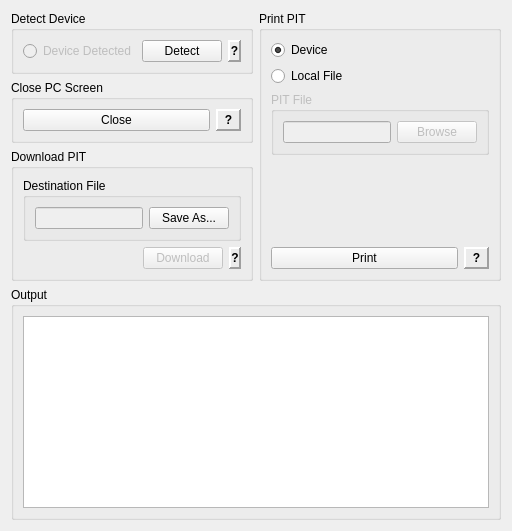
    <widget class="QWidget" name="tab">
     <attribute name="title">
      <string>Utilities</string>
     </attribute>
     <layout class="QVBoxLayout" name="utilitiesMainLayout">
      <item>
       <layout class="QHBoxLayout" name="utilitiesTopLayout">
        <item>
         <layout class="QVBoxLayout" name="utilitiesLeftLayout">
          <item>
           <widget class="QGroupBox" name="detectDeviceGroup">
            <property name="title">
             <string>Detect Device</string>
            </property>
            <layout class="QHBoxLayout" name="detectDeviceLayout">
             <item>
              <widget class="QRadioButton" name="deviceDetectedRadioButton">
               <property name="enabled">
                <bool>false</bool>
               </property>
               <property name="text">
                <string>Device Detected</string>
               </property>
               <property name="checkable">
                <bool>true</bool>
               </property>
              </widget>
             </item>
             <item>
              <widget class="QPushButton" name="detectDeviceButton">
               <property name="focusPolicy">
                <enum>Qt::NoFocus</enum>
               </property>
               <property name="toolTip">
                <string/>
               </property>
               <property name="text">
                <string>Detect</string>
               </property>
               <property name="maximumWidth">
                <number>80</number>
               </property>
              </widget>
             </item>
             <item>
              <widget class="QLabel" name="detectDeviceTipLabel">
               <property name="enabled">
                <bool>true</bool>
               </property>
               <property name="font">
                <font>
                 <weight>75</weight>
                 <bold>true</bold>
                </font>
               </property>
               <property name="toolTip">
                <string notr="true">Detect whether or not a device is connected in download mode.</string>
               </property>
               <property name="statusTip">
                <string notr="true"/>
               </property>
               <property name="whatsThis">
                <string notr="true"/>
               </property>
               <property name="frameShape">
                <enum>QFrame::Panel</enum>
               </property>
               <property name="frameShadow">
                <enum>QFrame::Raised</enum>
               </property>
               <property name="lineWidth">
                <number>2</number>
               </property>
               <property name="midLineWidth">
                <number>0</number>
               </property>
               <property name="text">
                <string>?</string>
               </property>
               <property name="alignment">
                <set>Qt::AlignCenter</set>
               </property>
               <property name="maximumSize">
                <size>
                 <width>25</width>
                 <height>25</height>
                </size>
               </property>
              </widget>
             </item>
            </layout>
           </widget>
          </item>
          <item>
           <widget class="QGroupBox" name="closePcScreenGroup">
            <property name="title">
             <string>Close PC Screen</string>
            </property>
            <layout class="QHBoxLayout" name="closePcScreenLayout">
             <item>
              <widget class="QPushButton" name="closePcScreenButton">
               <property name="focusPolicy">
                <enum>Qt::NoFocus</enum>
               </property>
               <property name="text">
                <string>Close</string>
               </property>
              </widget>
             </item>
             <item>
              <widget class="QLabel" name="closePcScreenTipLabel">
               <property name="font">
                <font>
                 <weight>75</weight>
                 <bold>true</bold>
                </font>
               </property>
               <property name="toolTip">
                <string notr="true">Close the &quot;device &lt;--&gt; PC&quot; screen displayed on a device.</string>
               </property>
               <property name="frameShape">
                <enum>QFrame::Panel</enum>
               </property>
               <property name="frameShadow">
                <enum>QFrame::Raised</enum>
               </property>
               <property name="lineWidth">
                <number>2</number>
               </property>
               <property name="midLineWidth">
                <number>0</number>
               </property>
               <property name="text">
                <string>?</string>
               </property>
               <property name="alignment">
                <set>Qt::AlignCenter</set>
               </property>
               <property name="maximumSize">
                <size>
                 <width>25</width>
                 <height>25</height>
                </size>
               </property>
              </widget>
             </item>
            </layout>
           </widget>
          </item>
          <item>
           <widget class="QGroupBox" name="downloadPitGroup">
            <property name="title">
             <string>Download PIT</string>
            </property>
            <layout class="QVBoxLayout" name="downloadPitMainLayout">
             <item>
              <widget class="QGroupBox" name="pitDestinationGroup">
               <property name="title">
                <string>Destination File</string>
               </property>
               <layout class="QHBoxLayout" name="pitDestinationLayout">
                <item>
                 <widget class="QLineEdit" name="pitDestinationLineEdit">
                  <property name="enabled">
                   <bool>false</bool>
                  </property>
                  <property name="readOnly">
                   <bool>true</bool>
                  </property>
                 </widget>
                </item>
                <item>
                 <widget class="QPushButton" name="pitSaveAsButton">
                  <property name="enabled">
                   <bool>true</bool>
                  </property>
                  <property name="focusPolicy">
                   <enum>Qt::NoFocus</enum>
                  </property>
                  <property name="text">
                   <string>Save As...</string>
                  </property>
                  <property name="maximumWidth">
                   <number>100</number>
                  </property>
                 </widget>
                </item>
               </layout>
              </widget>
             </item>
             <item>
              <layout class="QHBoxLayout" name="downloadPitButtonLayout">
               <item>
                <spacer name="downloadPitSpacer">
                 <property name="orientation">
                  <enum>Qt::Horizontal</enum>
                 </property>
                 <property name="sizeHint" stdset="0">
                  <size>
                   <width>40</width>
                   <height>20</height>
                  </size>
                 </property>
                </spacer>
               </item>
               <item>
                <widget class="QPushButton" name="downloadPitButton">
                 <property name="enabled">
                  <bool>false</bool>
                 </property>
                 <property name="focusPolicy">
                  <enum>Qt::NoFocus</enum>
                 </property>
                 <property name="text">
                  <string>Download</string>
                 </property>
                </widget>
               </item>
               <item>
                <widget class="QLabel" name="downloadPitTipLabel">
                 <property name="font">
                  <font>
                   <weight>75</weight>
                   <bold>true</bold>
                  </font>
                 </property>
                 <property name="toolTip">
                  <string notr="true">Download and save a device's PIT file.</string>
                 </property>
                 <property name="frameShape">
                  <enum>QFrame::Panel</enum>
                 </property>
                 <property name="frameShadow">
                  <enum>QFrame::Raised</enum>
                 </property>
                 <property name="lineWidth">
                  <number>2</number>
                 </property>
                 <property name="midLineWidth">
                  <number>0</number>
                 </property>
                 <property name="text">
                  <string>?</string>
                 </property>
                 <property name="alignment">
                  <set>Qt::AlignCenter</set>
                 </property>
                 <property name="maximumSize">
                  <size>
                   <width>25</width>
                   <height>25</height>
                  </size>
                 </property>
                </widget>
               </item>
              </layout>
             </item>
            </layout>
           </widget>
          </item>
         </layout>
        </item>
        <item>
         <widget class="QGroupBox" name="printPitGroup">
          <property name="title">
           <string>Print PIT</string>
          </property>
          <property name="maximumWidth">
           <number>320</number>
          </property>
          <layout class="QVBoxLayout" name="printPitMainLayout">
           <item>
            <widget class="QRadioButton" name="printPitDeviceRadioBox">
             <property name="enabled">
              <bool>true</bool>
             </property>
             <property name="text">
              <string>Device</string>
             </property>
             <property name="checkable">
              <bool>true</bool>
             </property>
             <property name="checked">
              <bool>true</bool>
             </property>
            </widget>
           </item>
           <item>
            <widget class="QRadioButton" name="printPitLocalFileRadioBox">
             <property name="enabled">
              <bool>true</bool>
             </property>
             <property name="text">
              <string>Local File</string>
             </property>
             <property name="checkable">
              <bool>true</bool>
             </property>
            </widget>
           </item>
           <item>
            <widget class="QGroupBox" name="printLocalPitGroup">
             <property name="enabled">
              <bool>false</bool>
             </property>
             <property name="title">
              <string>PIT File</string>
             </property>
             <layout class="QHBoxLayout" name="printLocalPitLayout">
              <item>
               <widget class="QLineEdit" name="printLocalPitLineEdit">
                <property name="enabled">
                 <bool>false</bool>
                </property>
                <property name="readOnly">
                 <bool>true</bool>
                </property>
               </widget>
              </item>
              <item>
               <widget class="QPushButton" name="printLocalPitBrowseButton">
                <property name="enabled">
                 <bool>false</bool>
                </property>
                <property name="focusPolicy">
                 <enum>Qt::NoFocus</enum>
                </property>
                <property name="text">
                 <string>Browse</string>
                </property>
                <property name="maximumWidth">
                 <number>80</number>
                </property>
               </widget>
              </item>
             </layout>
            </widget>
           </item>
           <item>
            <spacer name="printPitSpacer">
             <property name="orientation">
              <enum>Qt::Vertical</enum>
             </property>
             <property name="sizeHint" stdset="0">
              <size>
               <width>20</width>
               <height>40</height>
              </size>
             </property>
            </spacer>
           </item>
           <item>
            <layout class="QHBoxLayout" name="printPitButtonLayout">
             <item>
              <widget class="QPushButton" name="printPitButton">
               <property name="focusPolicy">
                <enum>Qt::NoFocus</enum>
               </property>
               <property name="text">
                <string>Print</string>
               </property>
              </widget>
             </item>
             <item>
              <widget class="QLabel" name="printPitTipLabel">
               <property name="font">
                <font>
                 <weight>75</weight>
                 <bold>true</bold>
                </font>
               </property>
               <property name="toolTip">
                <string notr="true">Print the contents of a PIT file in a human readable fashion.</string>
               </property>
               <property name="frameShape">
                <enum>QFrame::Panel</enum>
               </property>
               <property name="frameShadow">
                <enum>QFrame::Raised</enum>
               </property>
               <property name="lineWidth">
                <number>2</number>
               </property>
               <property name="midLineWidth">
                <number>0</number>
               </property>
               <property name="text">
                <string>?</string>
               </property>
               <property name="alignment">
                <set>Qt::AlignCenter</set>
               </property>
               <property name="maximumSize">
                <size>
                 <width>25</width>
                 <height>25</height>
                </size>
               </property>
              </widget>
             </item>
            </layout>
           </item>
          </layout>
         </widget>
        </item>
       </layout>
      </item>
      <item>
       <widget class="QGroupBox" name="outputGroup">
        <property name="title">
         <string>Output</string>
        </property>
        <layout class="QVBoxLayout" name="outputLayout">
         <item>
          <widget class="QPlainTextEdit" name="utilityOutputPlainTextEdit">
           <property name="enabled">
            <bool>true</bool>
           </property>
           <property name="undoRedoEnabled">
            <bool>false</bool>
           </property>
           <property name="readOnly">
            <bool>true</bool>
           </property>
           <property name="plainText">
            <string notr="true"/>
           </property>
          </widget>
         </item>
        </layout>
       </widget>
      </item>
     </layout>
    </widget>
